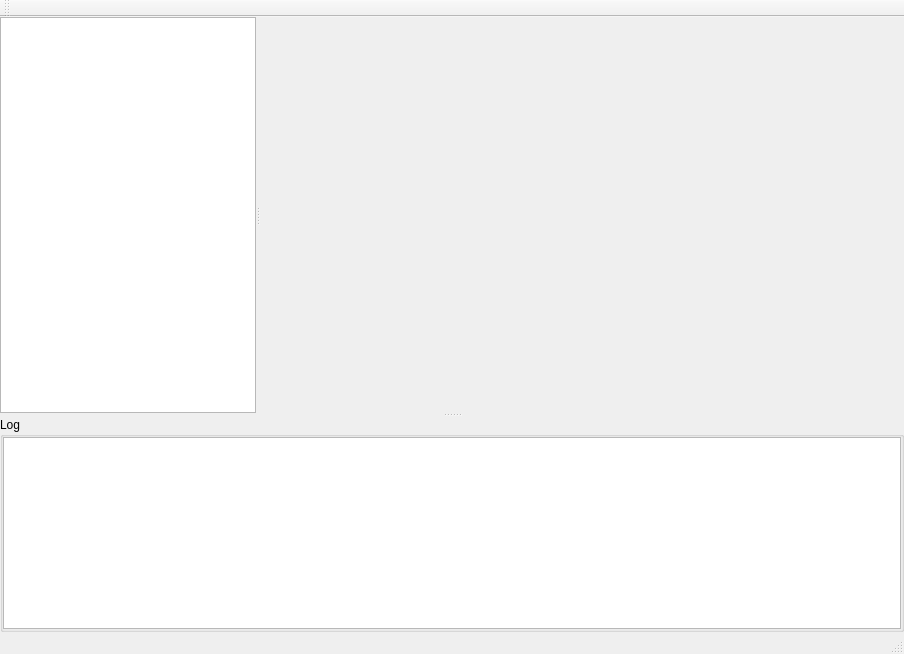
<?xml version="1.0" encoding="UTF-8"?>
<ui version="4.0">
 <class>MainWindow</class>
 <widget class="QMainWindow" name="MainWindow">
  <property name="geometry">
   <rect>
    <x>0</x>
    <y>0</y>
    <width>904</width>
    <height>654</height>
   </rect>
  </property>
  <property name="windowTitle">
   <string>MainWindow</string>
  </property>
  <widget class="QWidget" name="centralwidget">
   <layout class="QVBoxLayout" name="verticalLayout">
    <property name="spacing">
     <number>0</number>
    </property>
    <property name="leftMargin">
     <number>0</number>
    </property>
    <property name="topMargin">
     <number>0</number>
    </property>
    <property name="rightMargin">
     <number>0</number>
    </property>
    <property name="bottomMargin">
     <number>0</number>
    </property>
    <item>
     <widget class="QSplitter" name="splitter">
      <property name="orientation">
       <enum>Qt::Vertical</enum>
      </property>
      <widget class="QWidget" name="widget" native="true">
       <property name="sizePolicy">
        <sizepolicy hsizetype="Preferred" vsizetype="Preferred">
         <horstretch>80</horstretch>
         <verstretch>80</verstretch>
        </sizepolicy>
       </property>
       <layout class="QHBoxLayout" name="horizontalLayout">
        <item>
         <widget class="QSplitter" name="splitter_2">
          <property name="orientation">
           <enum>Qt::Horizontal</enum>
          </property>
          <widget class="QTreeView" name="treeView">
           <property name="sizePolicy">
            <sizepolicy hsizetype="Preferred" vsizetype="Preferred">
             <horstretch>0</horstretch>
             <verstretch>0</verstretch>
            </sizepolicy>
           </property>
          </widget>
          <widget class="QWidget" name="widget_2" native="true">
           <property name="sizePolicy">
            <sizepolicy hsizetype="Preferred" vsizetype="Preferred">
             <horstretch>75</horstretch>
             <verstretch>75</verstretch>
            </sizepolicy>
           </property>
          </widget>
         </widget>
        </item>
       </layout>
      </widget>
      <widget class="QGroupBox" name="logGroupBox">
       <property name="sizePolicy">
        <sizepolicy hsizetype="Expanding" vsizetype="Expanding">
         <horstretch>0</horstretch>
         <verstretch>0</verstretch>
        </sizepolicy>
       </property>
       <property name="title">
        <string>Log</string>
       </property>
       <layout class="QHBoxLayout" name="horizontalLayout_2">
        <property name="spacing">
         <number>0</number>
        </property>
        <property name="leftMargin">
         <number>0</number>
        </property>
        <property name="topMargin">
         <number>0</number>
        </property>
        <property name="rightMargin">
         <number>0</number>
        </property>
        <property name="bottomMargin">
         <number>0</number>
        </property>
        <item>
         <widget class="QTextEdit" name="textEdit"/>
        </item>
       </layout>
      </widget>
     </widget>
    </item>
   </layout>
  </widget>
  <widget class="QMenuBar" name="menubar">
   <property name="geometry">
    <rect>
     <x>0</x>
     <y>0</y>
     <width>904</width>
     <height>19</height>
    </rect>
   </property>
  </widget>
  <widget class="QStatusBar" name="statusbar"/>
  <widget class="QToolBar" name="toolBar">
   <property name="windowTitle">
    <string>toolBar</string>
   </property>
   <attribute name="toolBarArea">
    <enum>TopToolBarArea</enum>
   </attribute>
   <attribute name="toolBarBreak">
    <bool>false</bool>
   </attribute>
  </widget>
 </widget>
 <resources/>
 <connections/>
</ui>
